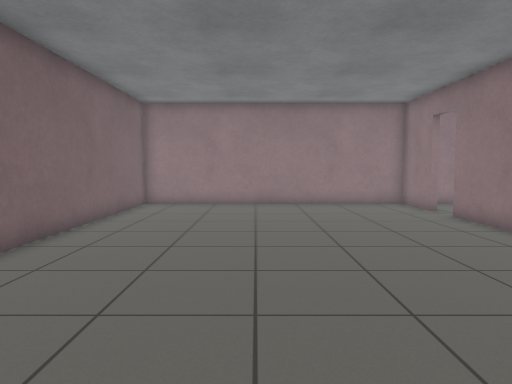
View 1 (above)

13 first-person views from a walk through a world built for the Gazebo simulator. The camera is 0.94 m above the floor, tilts 4° down and sees 70° across. The floor is counted in squares, 0.5 m on a side. Each view is taken from the middle of a square. On the plan, view 1 faces up. The plan holds only what a view shows up to about 18 squares ahead; the rest is blank.

View 2
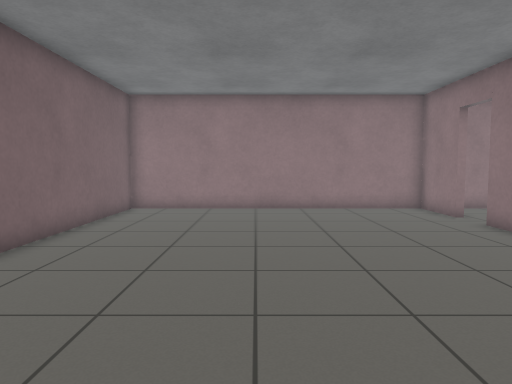

View 3
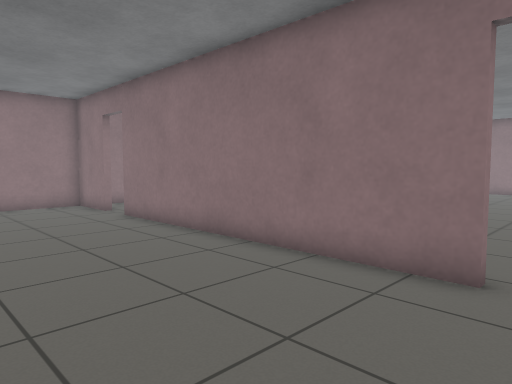

View 4
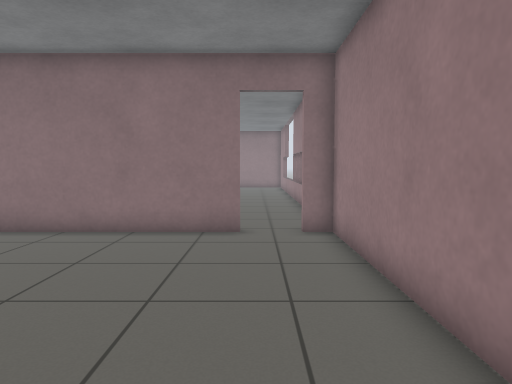

View 5
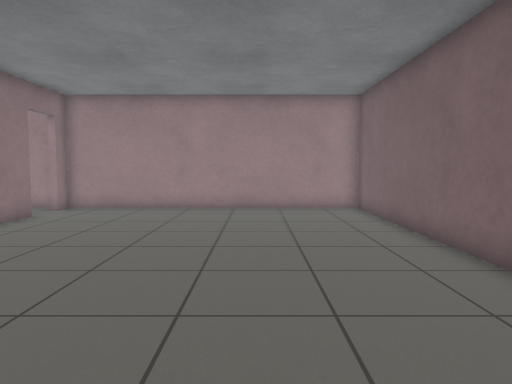

View 6
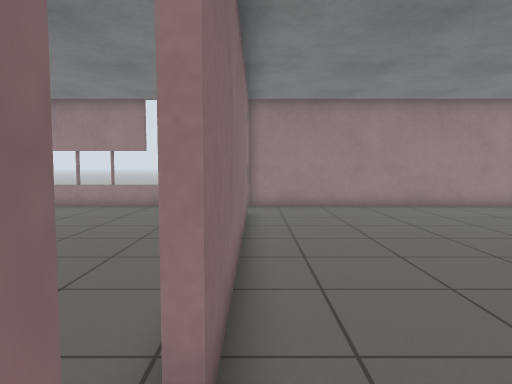

View 7
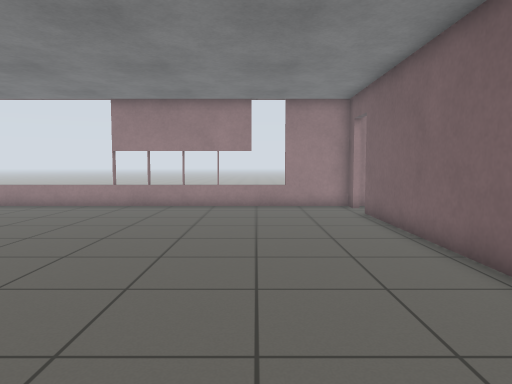

View 8
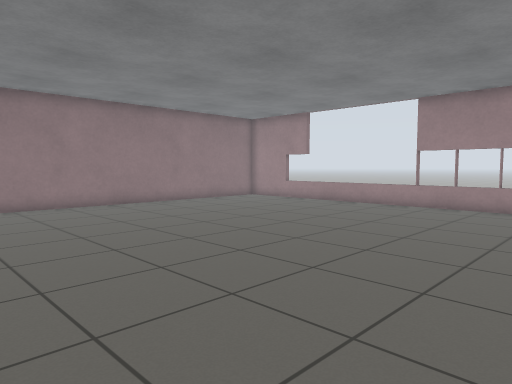

View 9
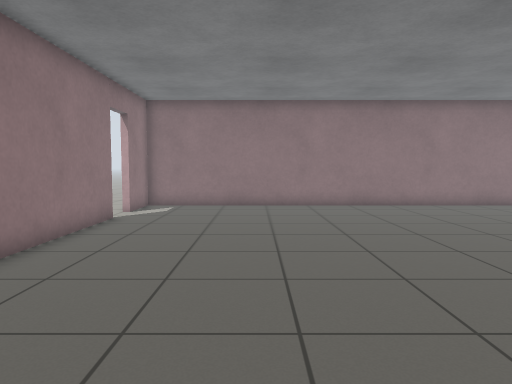

View 10
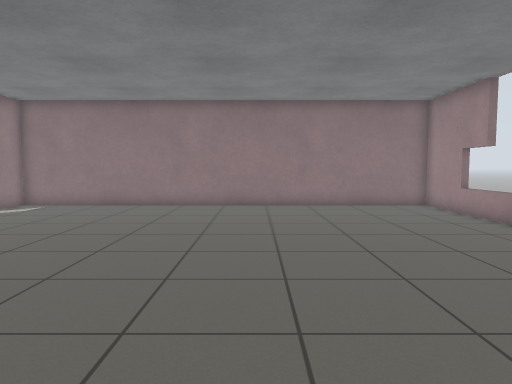

View 11
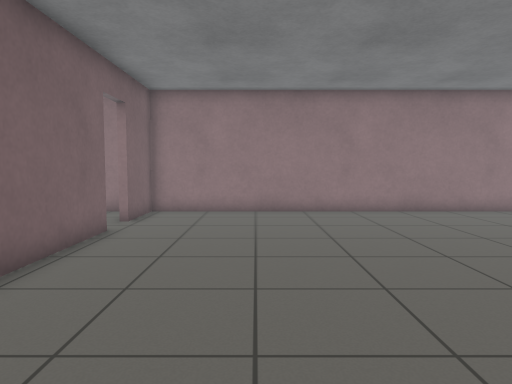

View 12
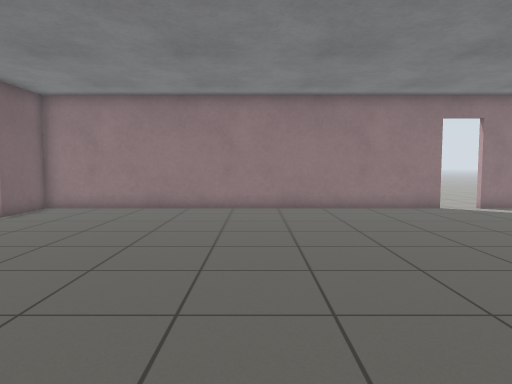

View 13
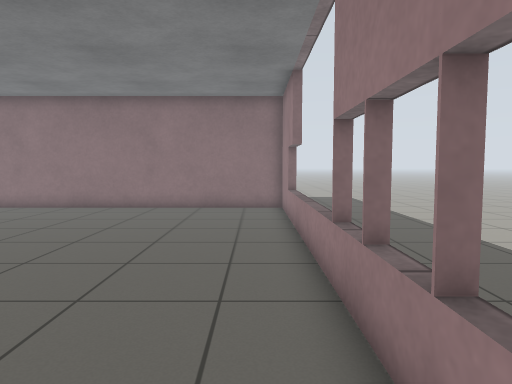

### Floor plan
Points are (right, up) in squares from view 1. A wall is a line through its corners. A room is listed if a view was taken in it or the views show most of it. See-through windows are left out.
Room 1 (views 1, 2, 3, 4, 5, 6)
walls: (7.4, 15.4) (7.4, 18.2) (-5.5, 18.2) (-5.5, -1.2) (7.4, -1.2) (7.4, -0.3); (7.4, 1.5) (7.4, 13.6)
ways out: open door at (7.5, 0.5) to room 2; open door at (7.5, 14.5) to room 2
Room 2 (views 7, 8, 9, 10, 11, 12, 13)
walls: (25.3, 18.2) (7.7, 18.2) (7.7, 15.4); (7.7, 13.6) (7.7, 1.5); (7.7, -0.3) (7.7, -1.2) (29.5, -1.2) (29.5, 18.2) (26.9, 18.2)
ways out: open door at (7.5, 0.5) to room 1; open door at (7.5, 14.5) to room 1; open door at (26.5, 18)

Positions as (right, up) in squares from view 1, and headings:
1: (0, 0), facing up
2: (0, 2), facing up
3: (1, 0), facing up-right
4: (-3, 1), facing right
5: (-1, 15), facing down
6: (7, 16), facing down
7: (12, 16), facing down
8: (12, 16), facing down-right
9: (12, 13), facing right
10: (12, 7), facing right
11: (12, 3), facing up
12: (17, 2), facing up
13: (13, 0), facing right
